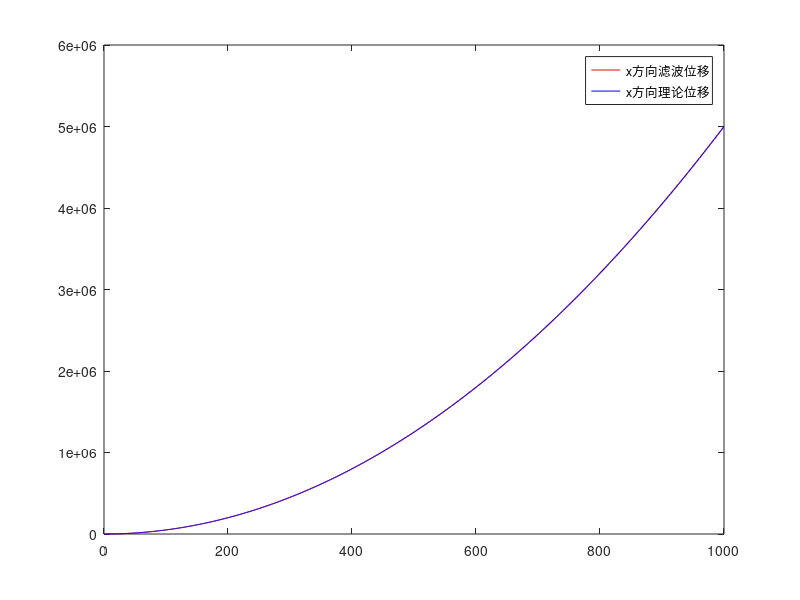
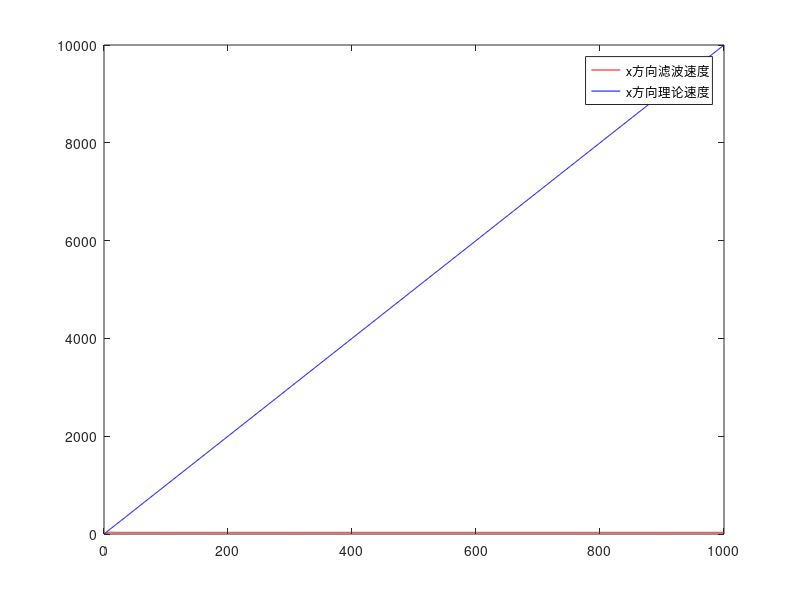
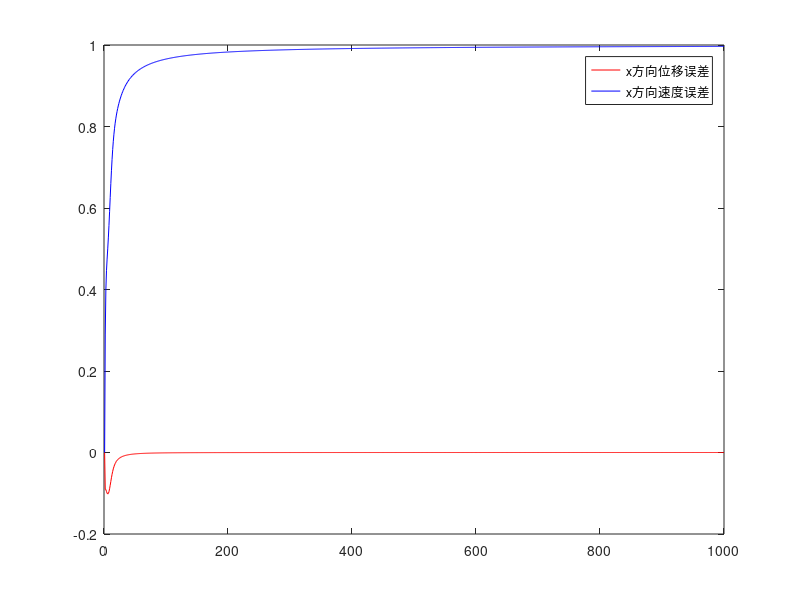

Write MATLAB code to recreate these figures, in order.
%修改B矩阵，加入加速度输入
%init
initPosCov=100;posMeasErr=20;posModelErr=0.2;
    
x=[0;0;0;0];A=[1,0,0,0;0,1,0,0;0,0,1,0;0,0,0,1];
P=A*5;Q=A*0.4;R=[1,0;0,1]*10;H=[1,0,0,0;0,1,0,0];
K=[0,0;0,0;0,0;0,0];z=[0;0];B=[0,0;0,0;0,0;0,0];
x_=[0;0;0;0];P_=[0,0,0,0;0,0,0,0;0,0,0,0;0,0,0,0];
P=A*initPosCov;R=[1,0;0,1]*posMeasErr;
for k=1:1000
    %setTransitionMat
    dt=1;ax=10;ay=0;
    A=[1,0,0,0;0,1,0,0;0,0,1,0;0,0,0,1];
    A(1,3)=dt;A(2,4)=dt;
    B=[(k-1)*dt+0.5*dt^2,0;0,(k-1)*dt+0.5*dt^2;dt,0;0,dt];
    sigma_2=3*posModelErr/(dt^3);
    dt3=dt^3*sigma_2/3;dt2=dt^2*sigma_2/2;dt1=dt*sigma_2;  
    for i=1:4
        if i<3
            Q(i,i)=dt3;
        else
            Q(i,i)=dt1;
        end
        if i<3
            Q(i,i+2)=dt2;
            Q(i+2,i)=dt2;
        end
    end
    %predict
    u=[ax;ay];
    x_=A*x+B*u;P_=A*P*A'+Q;
    %disp(x(3,1));disp(x_(3,1));
    %update
    zx(k)=0.5*ax*k^2;zy(k)=2*k;
    vx(k)=ax*k;vy(k)=2;
    z=[zx(k);zy(k)];
    K=P_*H'*(inv(H*P_*H'+R));
    x=x_+K*(z-H*x_);
    P=P_-K*H*P_;
    %result
    pos=[x(1,1);x(2,1)];pos_x(k)=x(1,1);pos_y(k)=x(2,1);
    %x(3,1)=vx(k);x(4,1)=vy(k);
    vel=[x(3,1);x(4,1)];vel_x(k)=x(3,1);vel_y(k)=x(4,1);
    diff_pos(k)=(zx(k)-pos_x(k))/zx(k);
    diff_vel(k)=(vx(k)-vel_x(k))/vx(k);
end
%output
figure();
plot(pos_x,'r');
hold on
plot(zx,'b')
legend('x方向滤波位移','x方向理论位移')

figure();
plot(vel_x,'r');
hold on
plot(vx,'b')
legend('x方向滤波速度','x方向理论速度')

figure();
plot(diff_pos,'r');
hold on
plot(diff_vel,'b')
legend('x方向位移误差','x方向速度误差')

mean1=mean(diff_pos);
mean2=mean(diff_vel);
disp(mean1);
disp(mean2);

min1=min(diff_pos);
max2=max(diff_vel);
disp(min1);
disp(max2);
